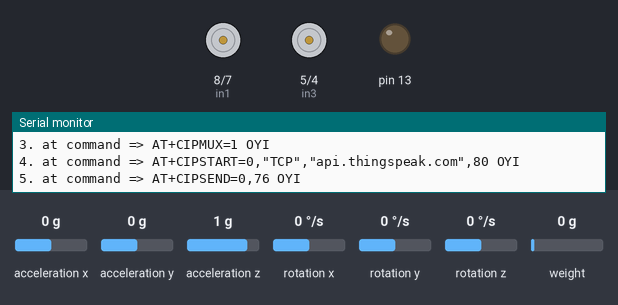
Simulated run of this sketch. Board: Arduino Uno, built with avr-gcc and run on an emulated ATmega328P. Parts: motor-driver pin pairs drawn as motors (green arrow = first pin HIGH = forward, orange = second pin HIGH = backward, longer = more drive, scaled by the enable pin), output pins drawn as LEDs (lit = HIGH), the last lines printed to the serial monitor. Wiring (inferred from the names in the program): MPU-6050 motion sensor at I2C address 0x68. The inputs (shaded band) are chosen by the test bench; at power-on: acceleration x 0 g, acceleration y 0 g, acceleration z 1 g, rotation x 0 °/s, rotation y 0 °/s, rotation z 0 °/s, weight on the scale 0 g. Random numbers use the default seed unless the sketch sets one; the modem accepts every AT command (registered, SIM ready, sends succeed) and sends nothing else.

Above: at 2.2 s.
2.3 s: acceleration x set to 0.2 g
At 6.5 s:
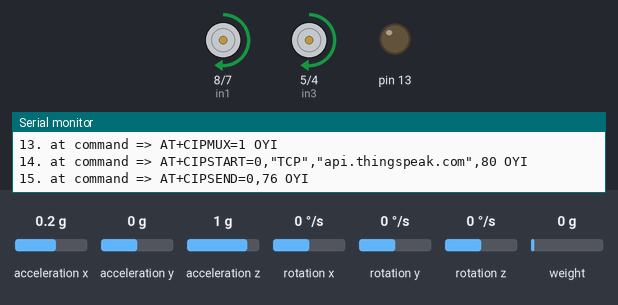
6.8 s: acceleration x set to -1.4 g
At 10.4 s:
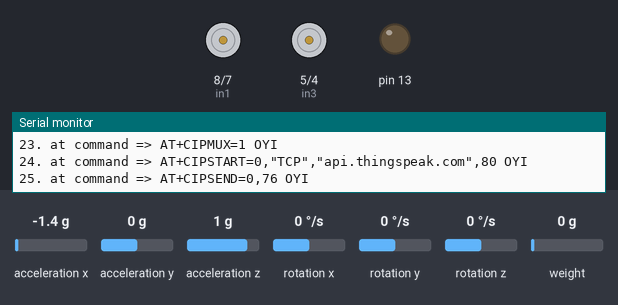
11.0 s: acceleration x set to 0.8 g
At 14.3 s:
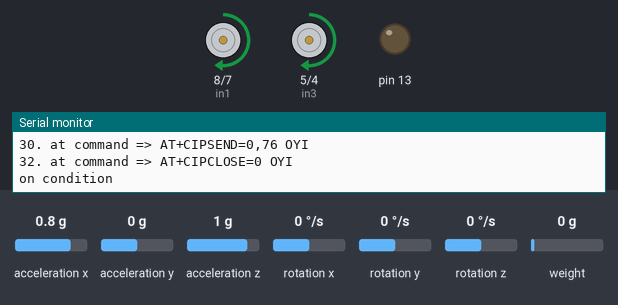
15.3 s: acceleration x set to -0.8 g
At 19.3 s:
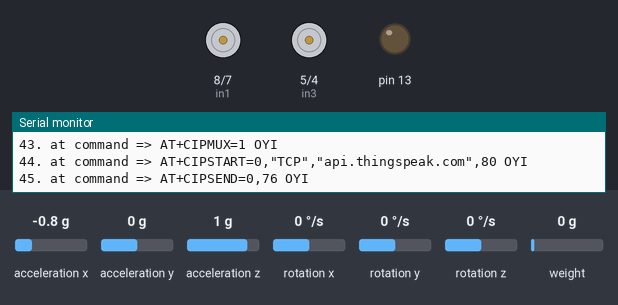
Timing chart, 0 to 42.9 s (numbered marks = the images above; inputs shaded):
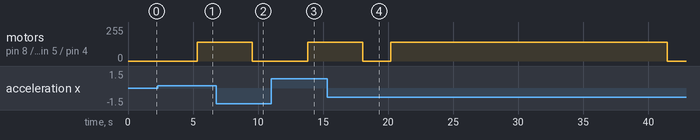

Measured:
- the behaviour switches between 0 and 0.1 g on acceleration x (found by bisection; images 0 and 1)
- after the input at 2.3 s, motor on pin 8 (in1) / pin 7 (in2), motor on pin 5 (in3) / pin 4 (in4): stopped → forward 140/255 after 3.0 s
- after the input at 6.8 s, motor on pin 8 (in1) / pin 7 (in2), motor on pin 5 (in3) / pin 4 (in4): forward 140/255 → stopped after 2.8 s
- after the input at 11.0 s, motor on pin 8 (in1) / pin 7 (in2), motor on pin 5 (in3) / pin 4 (in4): stopped → forward 140/255 after 2.8 s
- after the input at 15.3 s, motor on pin 8 (in1) / pin 7 (in2), motor on pin 5 (in3) / pin 4 (in4): forward 140/255 → stopped after 2.8 s, → forward 140/255 2.1 s later, → stopped 21.3 s later

The sketch:

load_cell_gyro_motors_WiFi_thingSpeak.ino
```cpp
#include "HX711.h"
#include<Wire.h>
#include <SoftwareSerial.h>

#define RX 12
#define TX 11


#define calibration_factor -300000.0 //This value is obtained using the SparkFun_HX711_Calibration sketch
#define LOADCELL_DOUT_PIN  3
#define LOADCELL_SCK_PIN  2


String AP = "Jionet 2G";       // AP NAME
String PASS = "9742959053"; // AP PASSWORD
String API = "GLQK47A0796GU3RK";   // Write API KEY
String HOST = "api.thingspeak.com";
String PORT = "80";
String field1 = "field1";
String field2 = "field2";
String field3 = "field3";
int countTrueCommand;
int countTimeCommand;
boolean found = false;
int valSensor1 = 1;
int valSensor2 = 1;
int valSensor3 = 1;
float time_elapsed = 0;
SoftwareSerial esp8266(RX,TX);


const int MPU_addr=0x68;  // I2C address of the MPU-6050
int16_t AcX,AcY,AcZ,Tmp,GyX,GyY,GyZ;

// Motor A connections
int enA = 9;
int in1 = 8;
int in2 = 7;
// Motor B connections
int enB = 10;
int in3 = 5;
int in4 = 4;

float weight = 0;

HX711 scale;

void setup() {
  Serial.begin(9600);
  esp8266.begin(115200);
  sendCommand("AT",5,"OK");
  sendCommand("AT+CWMODE=1",5,"OK");
  sendCommand("AT+CWJAP=\""+ AP +"\",\""+ PASS +"\"",20,"OK");

  Serial.println("HX711 scale demo");
  pinMode(13, OUTPUT);

  scale.begin(LOADCELL_DOUT_PIN, LOADCELL_SCK_PIN);
  scale.set_scale(calibration_factor); //This value is obtained by using the SparkFun_HX711_Calibration sketch
  scale.tare(); //Assuming there is no weight on the scale at start up, reset the scale to 0

  Serial.println("Readings:");

  Wire.begin();
  Wire.beginTransmission(MPU_addr);
  Wire.write(0x6B);  // PWR_MGMT_1 register
  Wire.write(0);     // set to zero (wakes up the MPU-6050)
  Wire.endTransmission(true);


  pinMode(enA, OUTPUT);
  pinMode(enB, OUTPUT);
  pinMode(in1, OUTPUT);
  pinMode(in2, OUTPUT);
  pinMode(in3, OUTPUT);
  pinMode(in4, OUTPUT);
}

void loop() {

  //float weight = scale.get_units();
  time_elapsed = millis();
  if (time_elapsed>20000 && time_elapsed<40000){
    weight=100;
  }
  else if (time_elapsed>40000 && time_elapsed<60000){
    weight=200;
  }
  else{
    weight=300;
  }

    if(weight>150
   && AcX<1300)
  {
    motor_off();
    Serial.println("off condition");
    delay(500);

  }

  else
  {
    motor_on();
    Serial.println("on condition");
    delay(500);
  }

  Serial.print("Reading: ");
  Serial.print(weight, 1); //scale.get_units() returns a float
  Serial.print(" grams"); //You can change this to kg but you'll need to refactor the calibration_factor
  Serial.println();


  Wire.beginTransmission(MPU_addr);
  Wire.write(0x3B);  // starting with register 0x3B (ACCEL_XOUT_H)
  Wire.endTransmission(false);
  Wire.requestFrom(MPU_addr,14,true);  // request a total of 14 registers
  AcX=Wire.read()<<8|Wire.read();  // 0x3B (ACCEL_XOUT_H) & 0x3C (ACCEL_XOUT_L)
  AcY=Wire.read()<<8|Wire.read();  // 0x3D (ACCEL_YOUT_H) & 0x3E (ACCEL_YOUT_L)
  AcZ=Wire.read()<<8|Wire.read();  // 0x3F (ACCEL_ZOUT_H) & 0x40 (ACCEL_ZOUT_L)
  Tmp=Wire.read()<<8|Wire.read();  // 0x41 (TEMP_OUT_H) & 0x42 (TEMP_OUT_L)
  GyX=Wire.read()<<8|Wire.read();  // 0x43 (GYRO_XOUT_H) & 0x44 (GYRO_XOUT_L)
  GyY=Wire.read()<<8|Wire.read();  // 0x45 (GYRO_YOUT_H) & 0x46 (GYRO_YOUT_L)
  GyZ=Wire.read()<<8|Wire.read();  // 0x47 (GYRO_ZOUT_H) & 0x48 (GYRO_ZOUT_L)

  Serial.print("AcX = "); Serial.print(AcX);
  Serial.println();

  valSensor1 = weight*1000;
  valSensor2 = getSensorData2();
  valSensor3 = getSensorData3();

  String getData = "GET /update?api_key="+ API +"&"+ field1 +"="+String(valSensor1)+"&"+ field2 +"="+String(valSensor2)+"&"+ field3 +"="+String(valSensor3);
  sendCommand("AT+CIPMUX=1",5,"OK");
  sendCommand("AT+CIPSTART=0,\"TCP\",\""+ HOST +"\","+ PORT,15,"OK");
  sendCommand("AT+CIPSEND=0," +String(getData.length()+4),4,">");
  esp8266.println(getData);delay(1500);countTrueCommand++;
  sendCommand("AT+CIPCLOSE=0",5,"OK");


}


void motor_on()
{
  analogWrite(enA, 140);
  analogWrite(enB, 140);
  digitalWrite(in1, HIGH);
  digitalWrite(in2, LOW);
  digitalWrite(in3, HIGH);
  digitalWrite(in4, LOW);
  //delay(1000);
}

void motor_off()
{
  digitalWrite(in1, LOW);
  digitalWrite(in2, LOW);
  digitalWrite(in3, LOW);
  digitalWrite(in4, LOW);
  //delay(1000);
}

void sendCommand(String command, int maxTime, char readReplay[]) {
  Serial.print(countTrueCommand);
  Serial.print(". at command => ");
  Serial.print(command);
  Serial.print(" ");
  while(countTimeCommand < (maxTime*1))
  {
    esp8266.println(command);//at+cipsend
    if(esp8266.find(readReplay))//ok
    {
      found = true;
      break;
    }

    countTimeCommand++;
  }

  if(found == true)
  {
    Serial.println("OYI");
    countTrueCommand++;
    countTimeCommand = 0;
  }

  if(found == false)
  {
    Serial.println("Fail");
    countTrueCommand = 0;
    countTimeCommand = 0;
  }

  found = false;
 }

 int getSensorData2(){
  return random(1000); // Replace with your own sensor code
}

int getSensorData3(){
  return random(1000); // Replace with your own sensor code
}
```
